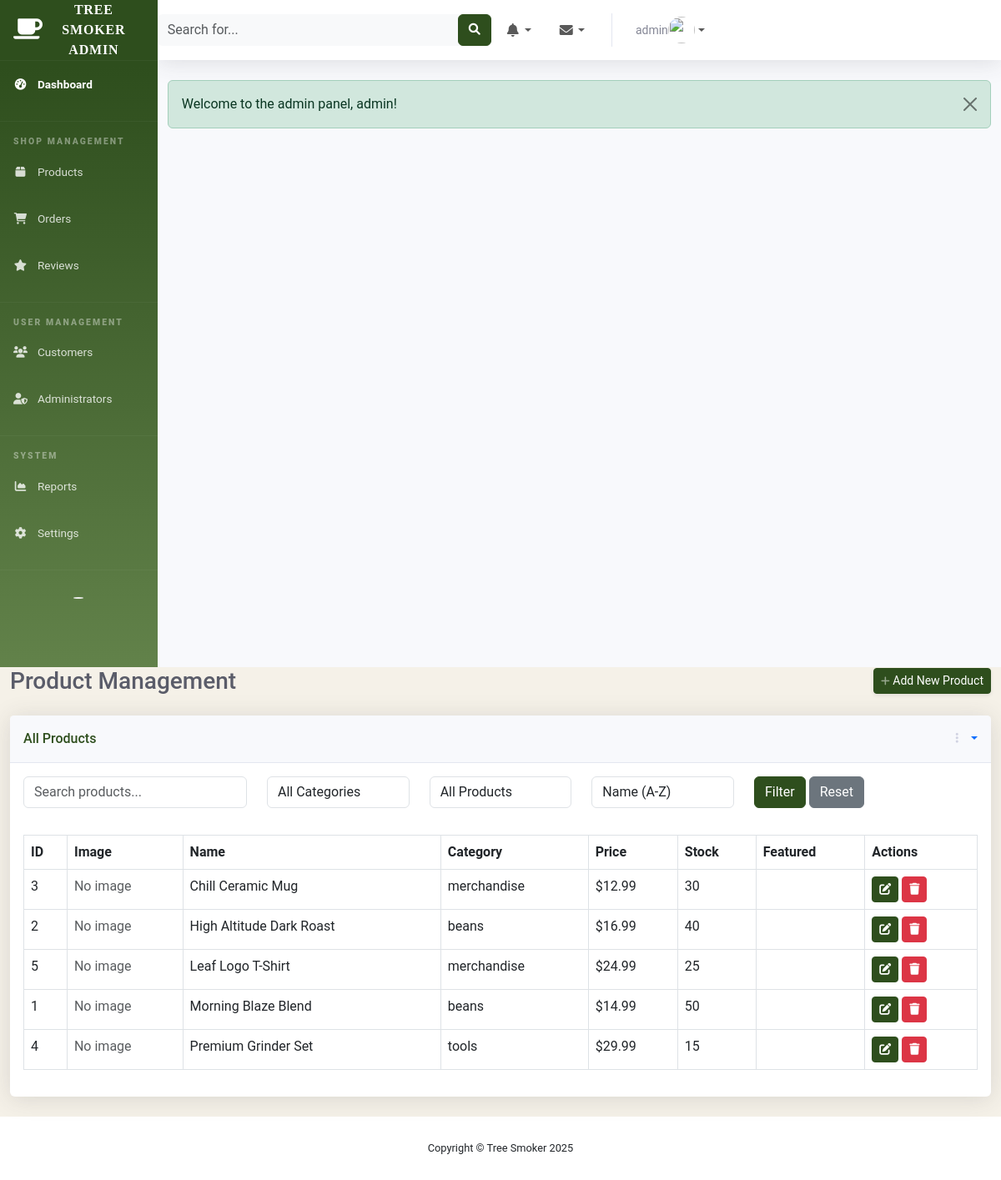
The app's page /admin/products.php (signed in) with its own data.
### tables this page shows
CREATE TABLE IF NOT EXISTS products (
    id INT AUTO_INCREMENT PRIMARY KEY,
    name VARCHAR(255) NOT NULL,
    category ENUM('beans', 'tools', 'merchandise') NOT NULL,
    price DECIMAL(10, 2) NOT NULL,
    stock INT NOT NULL DEFAULT 0,
    description TEXT,
    image_url VARCHAR(255),
    created_at TIMESTAMP DEFAULT CURRENT_TIMESTAMP,
    updated_at TIMESTAMP DEFAULT CURRENT_TIMESTAMP ON UPDATE CURRENT_TIMESTAMP
);

### admin/products.php (the view, shortened to what this page needs)
<?php
require_once 'admin_header.php';
$conn = connectDB();
$page = isset($_GET['page']) ? (int)$_GET['page'] : 1;
$recordsPerPage = 10;
$offset = ($page - 1) * $recordsPerPage;
$search = isset($_GET['search']) ? $_GET['search'] : '';
$sort = isset($_GET['sort']) ? $_GET['sort'] : 'name_asc';
$sql = "SELECT * FROM products WHERE 1=1";
$params = [];
$types = "";
switch ($sort) {
    default:
        $sql .= " ORDER BY name ASC";
}
$sql .= " LIMIT ?, ?";
$params[] = $offset;
$params[] = $recordsPerPage;
$types .= "ii";
$stmt = $conn->prepare($sql);
if (!empty($params)) {
    $stmt->bind_param($types, ...$params);
}
$stmt->execute();
$result = $stmt->get_result();
?>
<div class="container-fluid">
    <div class="d-sm-flex align-items-center justify-content-between mb-4">
        <h1 class="h3 mb-0 text-gray-800">Product Management</h1>
        <a href="<?php echo SITE_URL; ?>/admin/add-product.php" class="d-none d-sm-inline-block btn btn-sm btn-primary shadow-sm">
            <i class="fas fa-plus fa-sm text-white-50"></i> Add New Product
        </a>
    </div>
    <div class="card shadow mb-4">
        <div class="card-header py-3 d-flex flex-row align-items-center justify-content-between">
            <h6 class="m-0 font-weight-bold text-primary">All Products</h6>
            <div class="dropdown no-arrow">
                <a class="dropdown-toggle" href="#" role="button" id="dropdownMenuLink" data-toggle="dropdown" aria-haspopup="true" aria-expanded="false">
                    <i class="fas fa-ellipsis-v fa-sm fa-fw text-gray-400"></i>
                </a>
            </div>
        </div>
        <div class="card-body">
            <form method="GET" action="<?php echo SITE_URL; ?>/admin/products.php" class="mb-4">
                <div class="row">
                    <div class="col-md-3 mb-2">
                        <input type="text" class="form-control" name="search" placeholder="Search products..." value="<?php echo htmlspecialchars($search); ?>">
                    </div>
                    <div class="col-md-2 mb-2">
                        <select class="form-control" name="category">
                            <option value="">All Categories</option>
                        </select>
                    </div>
                    <div class="col-md-2 mb-2">
                        <select class="form-control" name="featured">
                            <option value="">All Products</option>
                        </select>
                    </div>
                    <div class="col-md-2 mb-2">
                        <select class="form-control" name="sort">
                            <option value="name_asc" <?php echo ($sort === 'name_asc') ? 'selected' : ''; ?>>Name (A-Z)</option>
                        </select>
                    </div>
                    <div class="col-md-3 mb-2">
                        <button type="submit" class="btn btn-primary">Filter</button>
                        <a href="<?php echo SITE_URL; ?>/admin/products.php" class="btn btn-secondary">Reset</a>
                    </div>
                </div>
            </form>
            <div class="table-responsive">
                <table class="table table-bordered" id="productsTable" width="100%" cellspacing="0">
                    <thead>
                        <tr>
                            <th>ID</th>
                            <th>Image</th>
                            <th>Name</th>
                            <th>Category</th>
                            <th>Price</th>
                            <th>Stock</th>
                            <th>Featured</th>
                            <th>Actions</th>
                        </tr>
                    </thead>
                    <tbody>
                        <?php if ($result->num_rows > 0): ?>
                            <?php while ($product = $result->fetch_assoc()): ?>
                                <tr>
                                    <td><?php echo $product['id']; ?></td>
                                    <td>
                                        <?php if (!empty($product['image'])): ?>
                                            <img src="<?php echo SITE_URL; ?>/uploads/products/<?php echo $product['image']; ?>"
                                                 alt="<?php echo htmlspecialchars($product['name']); ?>"
                                                 class="img-thumbnail" style="max-height: 50px;">
                                        <?php else: ?>
                                            <span class="text-muted">No image</span>
                                        <?php endif; ?>
                                    </td>
                                    <td><?php echo htmlspecialchars($product['name']); ?></td>
                                    <td><?php echo htmlspecialchars($product['category']); ?></td>
                                    <td>$<?php echo number_format($product['price'], 2); ?></td>
                                    <td><?php echo $product['stock']; ?></td>
                                    <td>
                                        <?php if ($product['is_featured'] == 1): ?>
                                            <span class="badge badge-success">Featured</span>
                                        <?php else: ?>
                                            <span class="badge badge-secondary">No</span>
                                        <?php endif; ?>
                                    </td>
                                    <td>
                                        <a href="<?php echo SITE_URL; ?>/admin/edit-product.php?id=<?php echo $product['id']; ?>"
                                           class="btn btn-primary btn-sm">
                                            <i class="fas fa-edit"></i>
                                        </a>
                                        <a href="#" class="btn btn-danger btn-sm delete-product"
                                           data-id="<?php echo $product['id']; ?>"
                                           data-name="<?php echo htmlspecialchars($product['name']); ?>">
                                            <i class="fas fa-trash"></i>
                                        </a>
                                    </td>
                                </tr>
                            <?php endwhile; ?>
                        <?php else: ?>
                            <tr>
                                <td colspan="8" class="text-center">No products found.</td>
                            </tr>
                        <?php endif; ?>
                    </tbody>
                </table>
            </div>
        </div>
    </div>
</div>
<?php require_once 'admin_footer.php'; ?>

### records on screen
products: id "3", name "Chill Ceramic Mug", category "merchandise", price "12.99", stock "30"
products: id "2", name "High Altitude Dark Roast", category "beans", price "16.99", stock "40"
products: id "5", name "Leaf Logo T-Shirt", category "merchandise", price "24.99", stock "25"
products: id "1", name "Morning Blaze Blend", category "beans", price "14.99", stock "50"
products: id "4", name "Premium Grinder Set", category "tools", price "29.99", stock "15"

### other values on screen
$admin_username "admin"
$_SESSION['success_message'] "Welcome to the admin panel, admin!"
